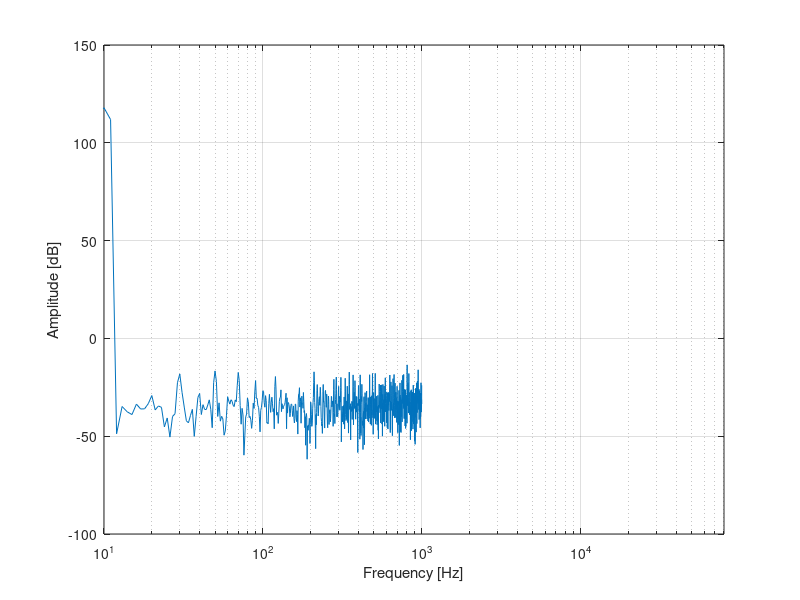

The MATLAB source for this figure:
close all;
v1 = load("t2_10.txt"); %add file here
v1=v1-0.5; % Remove the DC component from digital signal.

NFFTv = 2000; %last this many samples will be used to plot fft
OSR = 2048;
Fs = 2e3; %sampling frequency
len = length(v1);
v1 = v1(len-NFFTv+1:end); % Take last NFFTv samples of v1
L = length(v1);
FS = 1;
fv = Fs / 2 * linspace(0, 1, NFFTv / 2 + 1); % Frequency vector (Hz)


%no changes required below this line

% Compute PSD & plot
% Use this for no LEAKAGE :)

wind = hann(L, 'periodic');
fft_outv = fft(v1 .* wind, NFFTv);
% Ptot = (abs(fft_outv)).^2; % Power spectrum of the signal

% Normalise the peak of signal

Ptot = (abs(fft_outv)/(FS * sum(wind) * 1/4)).^2; % Power spectrum of the signal
fft_onesided = abs(Ptot(1:NFFTv/2+1));
figure;
semilogx(fv, 10*log10(fft_onesided)); 
xlim([10, 80e3])
xlabel('Frequency [Hz]');
ylabel('Amplitude [dB]');
grid on;

% SNDR calculation
% Select appropriate signal bin for SNDR calculation
fin = 10; 
k = round(fin * NFFTv / Fs) + 1;
sigbin = k-1:k+1;
% For signal power, integrate over input signal BW
sigpow = sum(fft_onesided(sigbin));
% For noise Power, integrate till nyquist frequency and subtract signal
% power.
% npow = sum(fft_onesided(3:end)) - sigpow;
npow = sum(fft_onesided(3:sigbin(1)-1)) + sum(fft_onesided(sigbin(end)+1:end));

sndr = 10*log10(sigpow./npow);% Compute SNDR
